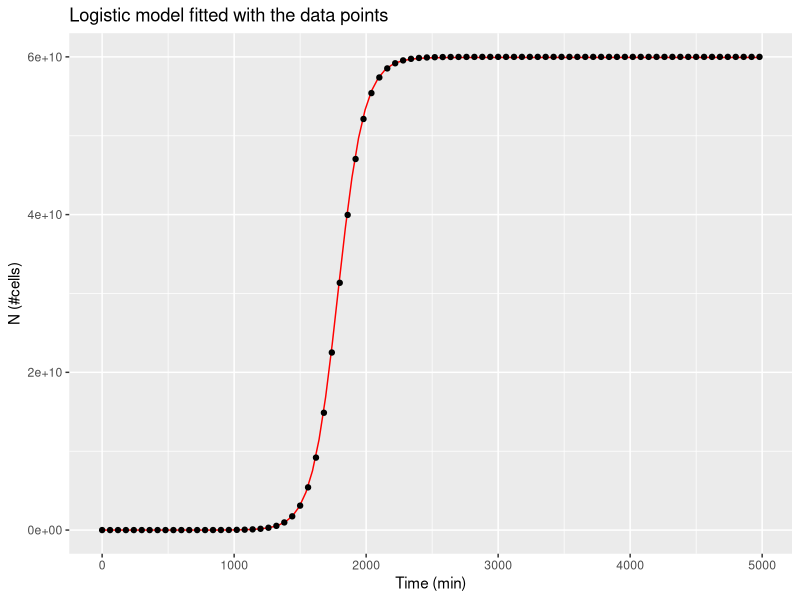
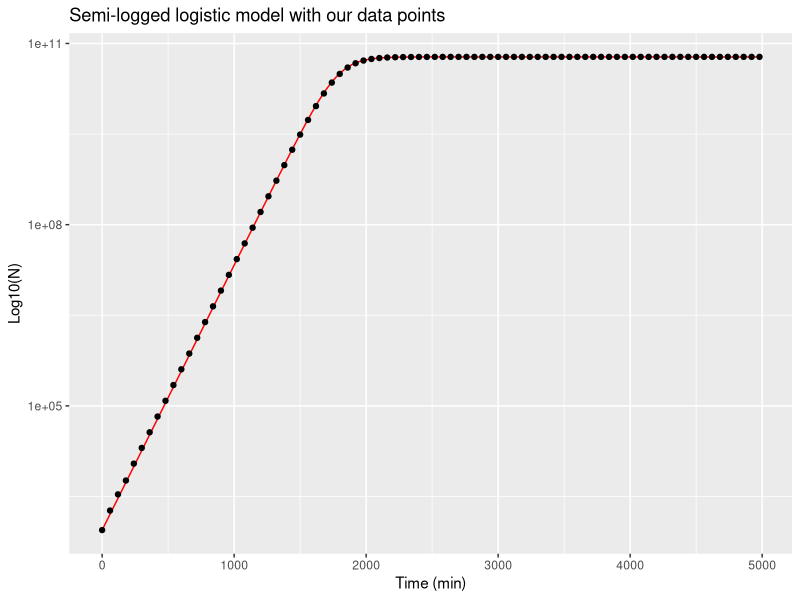

The R source for these figures, in order:
#Script to plot data and model

#downloading the data
growth_data <- read.csv("experiment.csv")

#downloading packages required
library(ggplot2)

#plotting a logistic graph with the parameters from the data set being analysed
logistic_fun <- function(t) {
  
  N <- (N0*K*exp(r*t))/(K-N0+N0*exp(r*t))
  
  return(N)
  
}

#setting the parameters
N0 <- 879
  
r <-  0.0101
  
K <- 5.993e+10

#plotting data points and logistic model

ggplot(aes(t,N), data = growth_data) +
  
  geom_function(fun=logistic_fun, colour="red") +
  
  xlab("Time (min)") +
  
  ylab("N (#cells)") +
  
  ggtitle("Logistic model fitted with the data points") +
  
  geom_point()

#Plotting the data and logistic model using the semi-logged version

ggplot(aes(t,N), data = growth_data) +
  
geom_function(fun=logistic_fun, colour="red") +
  
xlab("Time (min)") +
  
ylab("Log10(N)") +

ggtitle("Semi-logged logistic model with our data points") +
  
geom_point() +
  
scale_y_continuous(trans='log10')


#save the packages needed in a file 
sink(file = "package-versions.txt")
sessionInfo()
sink()


